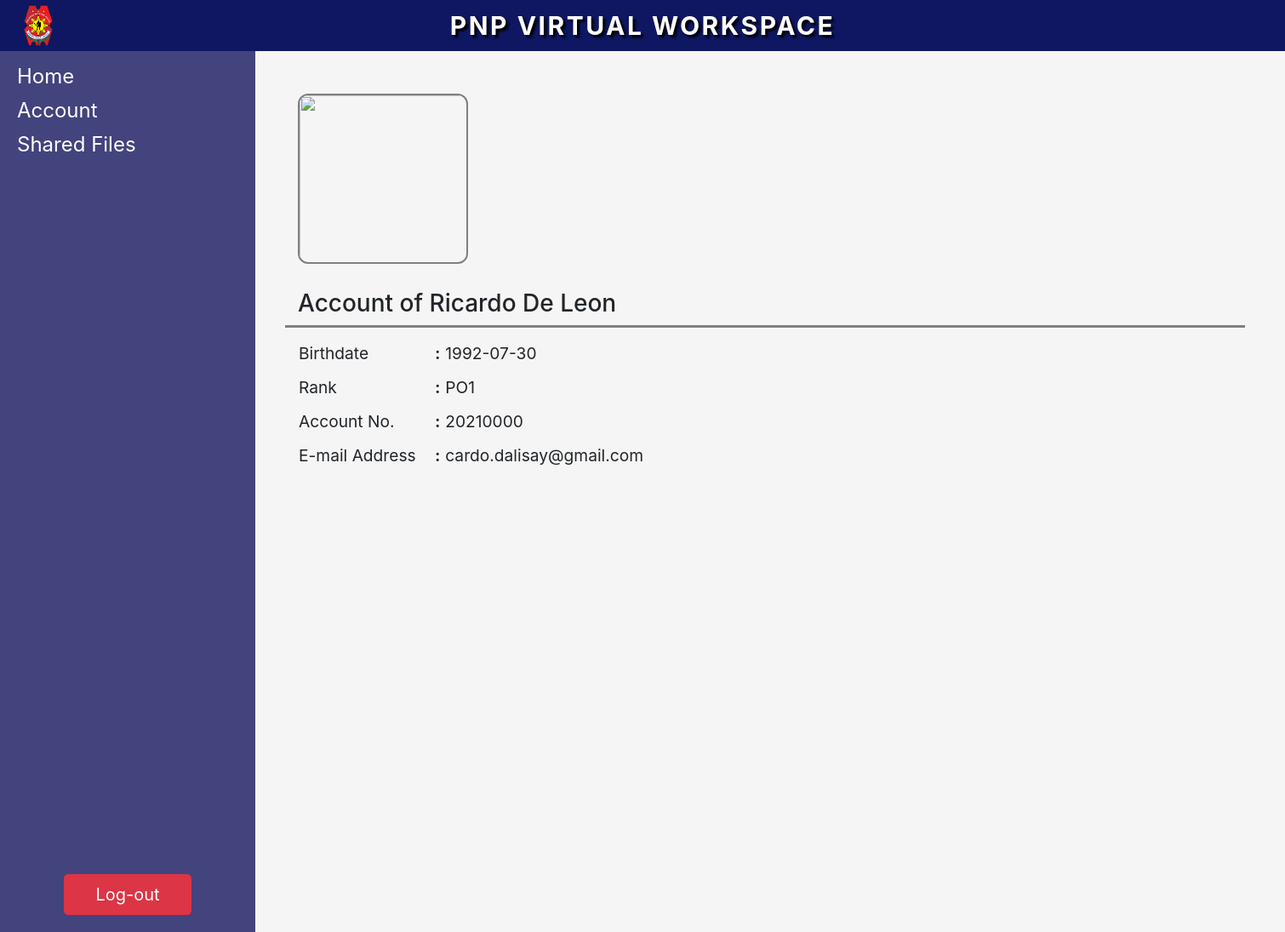
The page /account.php (signed in) on the database its author committed.
### tables this page shows
CREATE TABLE IF NOT EXISTS `employee` (
  `pnp_account_no` int(8) NOT NULL AUTO_INCREMENT,
  `email_address` varchar(50) NOT NULL,
  `password` varchar(1000) NOT NULL,
  `first_name` varchar(50) NOT NULL,
  `middle_name` varchar(50) NOT NULL,
  `last_name` varchar(50) NOT NULL,
  `birth_date` date NOT NULL,
  `rank` varchar(50) NOT NULL,
  `pnp_unit_id` int(8) NOT NULL,
  PRIMARY KEY (`pnp_account_no`),
  UNIQUE KEY `email_address` (`email_address`),
  KEY `pnp_unit_id` (`pnp_unit_id`)
);

### account.php (the view, shortened to what this page needs)
<?php
 include 'database.php';
 $pnp_account_no= $_SESSION["pnp_account_no"];
 $sqlEmployeeDetails=mysqli_query($conn," select * from employee where pnp_account_no=".$pnp_account_no." ");
 ?>
<html>
    <head>
        <link rel="stylesheet" href="https://maxcdn.bootstrapcdn.com/bootstrap/4.0.0/css/bootstrap.min.css">
        <link rel="stylesheet" href="Resources/css/lnInp.css" type="text/css">
        <link rel="stylesheet" href="Resources/css/task.css" type="text/css">
        <link rel="stylesheet" href="Resources/css/card_Boards.css" type="text/css">
    </head>
    <body style="background-color: rgb(245, 245, 245);">
      <header id="header" class="fixed-top d-flex align-items-center">
        <img src="./Resources/imgs/logo.png" class="logo-img">
        <div class="container d-flex justify-content-center">
            <div class="logo"><h1>PNP VIRTUAL WORKSPACE</h1>
        </div>
    </div>
    </header>
    <div style="width: 300px; height: 100%; position: fixed; top: 0; left: 0%; text-align: left; background-color: rgb(67, 67, 126);">
      <br> <br> <br>
      <div class="sidebarBtn" onclick="window.location.href = 'home.php'">Home</div>
      <div class="sidebarBtn" onclick="window.location.href = 'account.php'"> Account</div>
      <div class="sidebarBtn" onclick="window.location.href = 'content.php';">Shared Files</div>
       <form action="logout.php" method="post" target="_self">
         <button
         name = "logout"
         type="submit"
         class="btn btn btn-danger btn-lg"
         style="width: 150px; position: absolute; bottom: 0; left: 75px; margin-bottom: 20px;">Log-out</button>
       </form>
     </div>
     <div style="margin-left: 300px; top: 0; left: 0; height: 100%; width: 100%; position:relative; padding: 50px;">
       <?php
       if(mysqli_num_rows($sqlEmployeeDetails)>0){
         $row = mysqli_fetch_assoc($sqlEmployeeDetails);
         echo '
         <div>
           <div>
             <img src="https://assets2.rappler.com/612F469A6EA84F6BAE882D2B94A4B421/img/877D9184AA214A65A9B2D6F2DA4FEE7C/camp-crame.jpg" width="200px" height="200px" style="border-radius: 12px; border: 2px solid gray">
             <h3 style="margin-top: 30px;">Account of <span>'.$row['first_name'].' '.$row['middle_name'].' '.$row['last_name'].'</span></h3>
           </div>
           <div style="height: 3px; background-color:gray; width: 80%; margin-left: -15px;"></div>
         </div>
         <div style="width: 100%; height: 100%;">
           <table style="font-size: larger; margin-right: 2%; margin-top: 10px;">
             <tr class="acctr">
                 <td class="accDSize">Birthdate</td>
                 <td class="accDescCol"><b>:</b></td>
                 <td style="text-align: left;">'.$row['birth_date'].'</td>
             </tr>
             <tr class="acctr">
                 <td class="accDSize">Rank</td>
                 <td class="accDescCol"><b>:</b></td>
                 <td style="text-align: left;">'.$row['rank'].'</td>
             </tr>
             <tr class="acctr">
                 <td class="accDSize">Account No.</td>
                 <td class="accDescCol"><b>:</b></td>
                 <td style="text-align: left;">'.$row['pnp_account_no'].'</td>
             </tr>
             <tr class="acctr">
                 <td class="accDSize">E-mail Address</td>
                 <td class="accDescCol"><b>:</b></td>
                 <td style="text-align: left;">'.$row['email_address'].'</td>
             </tr>
         </table>
         </div>
         ';
       }
        ?>
     </div>
    </body>
</html>

### Resources/css/lnInp.css (style rules this page uses)
#header { display: flex; height: 60px; position: relative; justify-content: space-between; align-content: center; background: #0f1763; }
#header .logo-img { float: left; position: absolute; width: 90px; height: auto; margin: 0 auto; }
#header .container .logo h1 { font-size: 30px; margin: 0; padding: 0; line-height: 1; font-weight: 700; letter-spacing: 2.5px; text-shadow: 3px 3px 3px #000000; text-align: center; color: #fff; }
.sidebarBtn { padding-left: 20px; font-size: 24px; height: 40px; background: rgb(67, 67, 126); color: white; transition: 0.7s; }

### Resources/css/card_Boards.css (style rules this page uses)
.accDSize { width: 160px; text-align: left; }
.accDescCol { text-align: left; width: 3%; }
.acctr { height: 40px; }

### rows shown on the page
employee: first_name "Ricardo", last_name "De Leon", birth_date "1992-07-30", rank "PO1", pnp_account_no "20210000", email_address "cardo.dalisay@gmail.com"
